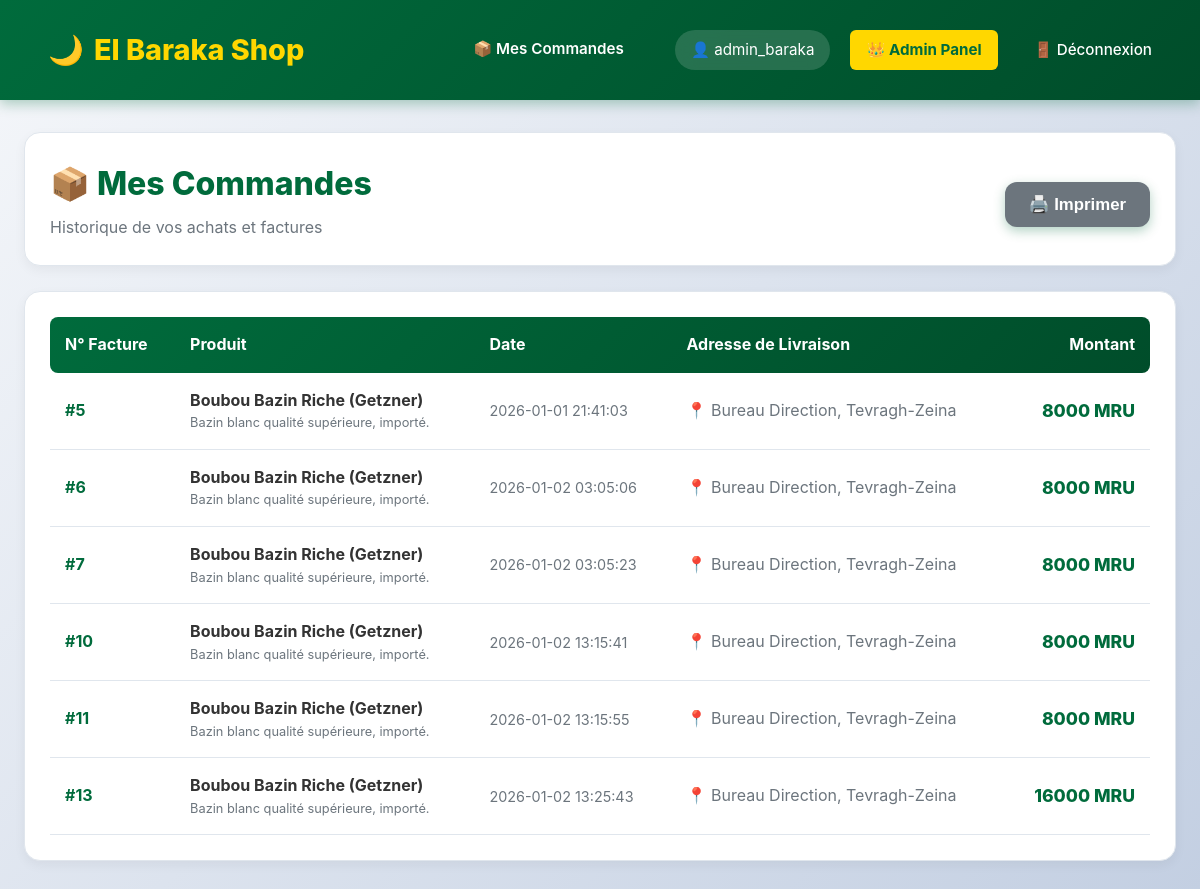
/mes-commandes (signed in), run on an earlier commit of the app's database.
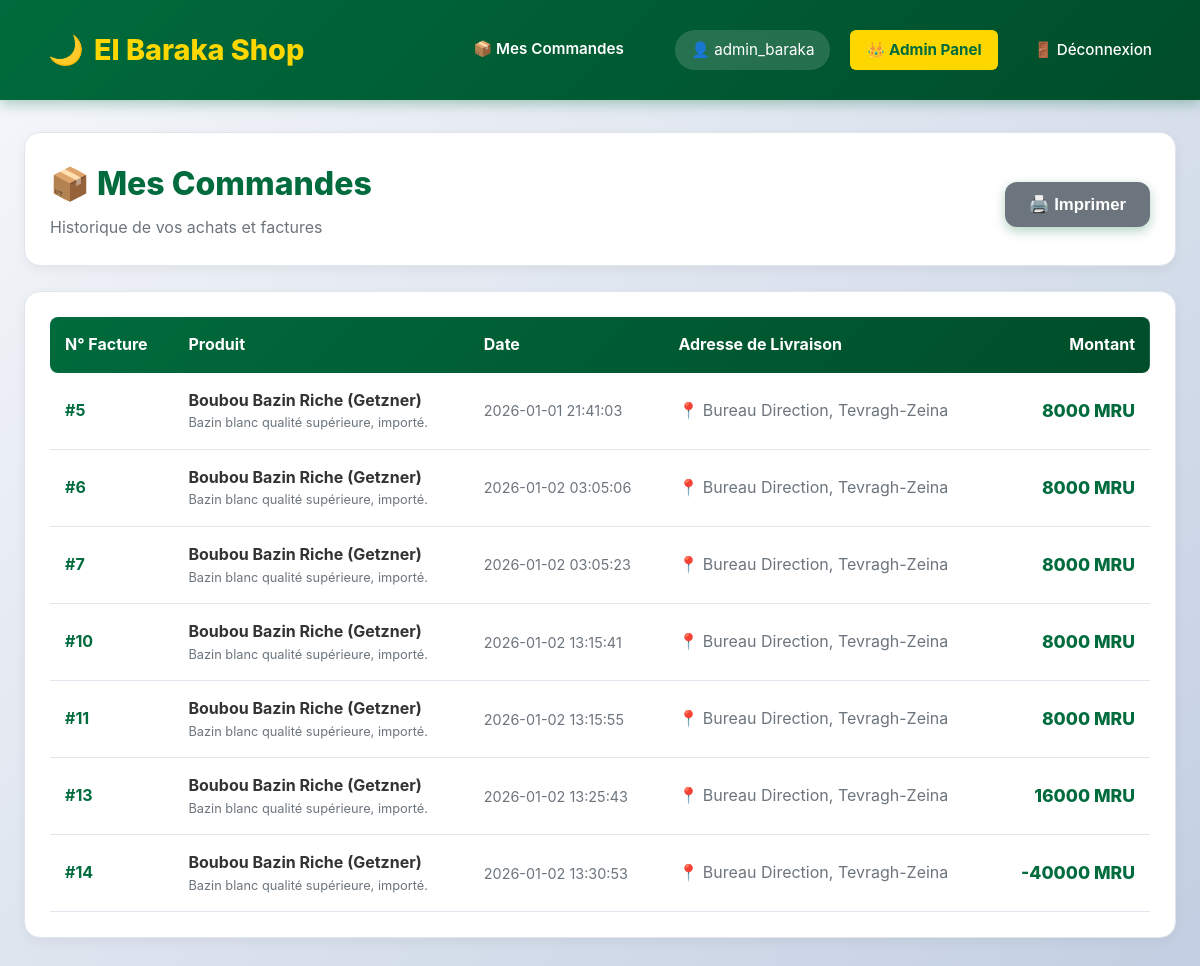
And on a later commit of the database.
### tables this page shows
CREATE TABLE commandes (
            id INTEGER PRIMARY KEY AUTOINCREMENT,
            utilisateur_id INTEGER,
            produit_id INTEGER,  
            montant DECIMAL(10, 2),
            date_commande DATETIME DEFAULT CURRENT_TIMESTAMP,
            adresse_livraison TEXT,
            FOREIGN KEY(utilisateur_id) REFERENCES utilisateurs(id),
            FOREIGN KEY(produit_id) REFERENCES produits(id) 
        );

CREATE TABLE produits (
            id INTEGER PRIMARY KEY AUTOINCREMENT,
            nom TEXT NOT NULL,
            description TEXT,
            prix DECIMAL(10, 2) NOT NULL,
            quantite INTEGER DEFAULT 10
        );

### app.py (the view)
@app.route('/mes-commandes')
def mes_commandes():
    if 'user_id' not in session: return redirect('/login')
    user_id = session['user_id']
    conn = get_db_connection()
    query = """
        SELECT c.*, p.nom as nom_produit, p.description
        FROM commandes c
        JOIN produits p ON c.produit_id = p.id
        JOIN utilisateurs u ON c.utilisateur_id = u.id
        WHERE c.utilisateur_id = ?
    """
    commandes = conn.execute(query,(user_id,)).fetchall()
    conn.close()
    if commandes:
        return render_template('commandes.html', commandes=commandes)
    else:
        flash("Commande introuvable.", "danger")
        return redirect('/')

### app.py (called while the page is built)
def get_db_connection():
    conn = sqlite3.connect('elbaraka.db')
    conn.row_factory = sqlite3.Row
    return conn

### templates/commandes.html (shortened to what this page needs)
{% extends 'base.html' %}
{% block content %}
<div style="max-width: 1400px; margin: 0 auto;">
    <div style="background: white; padding: 25px; border-radius: 16px; margin-bottom: 25px; box-shadow: 0 4px 12px rgba(0,0,0,0.05); display: flex; justify-content: space-between; align-items: center; border: 1px solid #e0e6ed;">
        <div>
            <h2 style="margin: 0; color: var(--primary); font-size: 2rem; font-weight: 800;">
                📦 Mes Commandes
            </h2>
            <p style="margin: 5px 0 0 0; color: #6c757d;">Historique de vos achats et factures</p>
        </div>
        <button onclick="window.print()" class="btn-primary" style="width: auto; padding: 12px 24px; background: #6c757d;">
            🖨️ Imprimer
        </button>
    </div>
    <div style="background: white; padding: 25px; border-radius: 16px; box-shadow: 0 4px 12px rgba(0,0,0,0.05); overflow-x: auto; border: 1px solid #e0e6ed;">
        <table style="width: 100%; border-collapse: collapse;">
            <thead>
                <tr style="background: linear-gradient(135deg, var(--primary) 0%, var(--primary-dark) 100%); color: white;">
                    <th style="padding: 15px; text-align: left; font-weight: 700; border-radius: 8px 0 0 8px;">N° Facture</th>
                    <th style="padding: 15px; text-align: left; font-weight: 700;">Produit</th>
                    <th style="padding: 15px; text-align: left; font-weight: 700;">Date</th>
                    <th style="padding: 15px; text-align: left; font-weight: 700;">Adresse de Livraison</th>
                    <th style="padding: 15px; text-align: right; font-weight: 700; border-radius: 0 8px 8px 0;">Montant</th>
                </tr>
            </thead>
            <tbody>
                {% for c in commandes %}
                <tr style="border-bottom: 1px solid #e0e6ed; transition: background 0.3s ease;"
                    onmouseover="this.style.background='#f8f9fa'"
                    onmouseout="this.style.background='white'">
                    <td style="padding: 15px; font-weight: 700; color: var(--primary);">
                        #{{ c.id }}
                    </td>
                    <td style="padding: 15px;">
                        <strong style="color: #333;">{{ c.nom_produit or c.produit }}</strong>
                        <div style="font-size: 0.8rem; color: #6c757d;">{{ c.description }}</div>
                    </td>
                    <td style="padding: 15px; color: #6c757d; font-size: 0.9rem;">
                        {{ c.date_commande }}
                    </td>
                    <td style="padding: 15px; color: #6c757d;">
                        📍 {{ c.adresse_livraison }}
                    </td>
                    <td style="padding: 15px; text-align: right; font-weight: 800; color: var(--primary); font-size: 1.1rem;">
                        {{ c.montant }} MRU
                    </td>
                </tr>
                {% endfor %}
            </tbody>
        </table>
    </div>
</div>
{% endblock %}

### templates/base.html (shortened to what this page needs)
<!DOCTYPE html>
<html lang="fr">
<head>
    <link rel="stylesheet" href="{{ url_for('static', filename='style.css') }}">
</head>
<body>
    <nav class="navbar">
        <a href="/" class="brand">
            <span>🌙</span>
            <span>El Baraka Shop</span>
        </a>
        <div class="user-info">
            {% if session.get('user_id') %}
                <a href="/mes-commandes" style="color: white; text-decoration: none; font-weight: 600; margin-right: 15px; border-bottom: 2px solid transparent; transition: all 0.3s;" onmouseover="this.style.borderBottom='2px solid var(--gold)'" onmouseout="this.style.borderBottom='2px solid transparent'">
                    📦 Mes Commandes
                </a>
                <span style="background: rgba(255, 255, 255, 0.15); padding: 8px 16px; border-radius: 20px; backdrop-filter: blur(10px);">
                    👤 {{ session.get('username') }}
                </span>
                {% if session.get('est_admin') %}
                    <a href="/admin/users" style="background: var(--gold); color: var(--primary); font-weight: 700;">
                        👑 Admin Panel
                    </a>
                {% endif %}
                <a href="/logout">🚪 Déconnexion</a>
            {% else %}
                <a href="/login">🔐 Connexion</a>
            {% endif %}
        </div>
    </nav>
    <div class="container">
        {% block content %}{% endblock %}
    </div>
</body>
</html>

### static/style.css (style rules this page uses)
:root { --primary: #006b3c; --primary-dark: #004d2a; --secondary: #d01c1f; --gold: #ffd700; --bg: #f8f9fa; --text: #2c3e50; --white: #ffffff; --shadow: rgba(0, 0, 0, 0.08); --shadow-hover: rgba(0, 0, 0, 0.15); --border: #e0e6ed; }
* { margin: 0; padding: 0; box-sizing: border-box; }
body { font-family: -apple-system, BlinkMacSystemFont, 'Segoe UI', Roboto, 'Helvetica Neue', Arial, sans-serif; background: linear-gradient(135deg, #f5f7fa 0%, #c3cfe2 100%); color: var(--text); line-height: 1.6; min-height: 100vh; }
.navbar { background: linear-gradient(135deg, var(--primary) 0%, var(--primary-dark) 100%); color: var(--white); padding: 1.2rem 2rem; display: flex; justify-content: space-between; align-items: center; box-shadow: 0 4px 12px rgba(0, 107, 60, 0.3); position: sticky; top: 0; z-index: 1000; backdrop-filter: blur(10px); }
.navbar .brand { font-size: 1.8rem; font-weight: 800; color: var(--gold); text-decoration: none; display: flex; align-items: center; gap: 10px; transition: transform 0.3s ease; }
.navbar .user-info { display: flex; align-items: center; gap: 20px; font-size: 0.95rem; }
.navbar .user-info span { background: rgba(255, 255, 255, 0.15); padding: 8px 16px; border-radius: 20px; backdrop-filter: blur(10px); }
.navbar a { color: var(--white); text-decoration: none; padding: 8px 16px; border-radius: 6px; transition: all 0.3s ease; font-weight: 500; }
.container { max-width: 1400px; margin: 2rem auto; padding: 0 1.5rem; }
.btn-primary { background: linear-gradient(135deg, var(--primary) 0%, var(--primary-dark) 100%); color: white; border: none; padding: 14px 20px; border-radius: 12px; cursor: pointer; width: 100%; font-size: 1.05rem; font-weight: 700; transition: all 0.3s ease; box-shadow: 0 4px 12px rgba(0, 107, 60, 0.3); margin-top: 10px; }

What changed in the data, as far as the page shows it:
added commandes: id "14", nom "Boubou Bazin Riche (Getzner)", description "Bazin blanc qualité supérieure, importé.", date_commande "2026-01-02 13:30:53", adresse_livraison "Bureau Direction, Tevragh-Zeina", montant "-40000"
